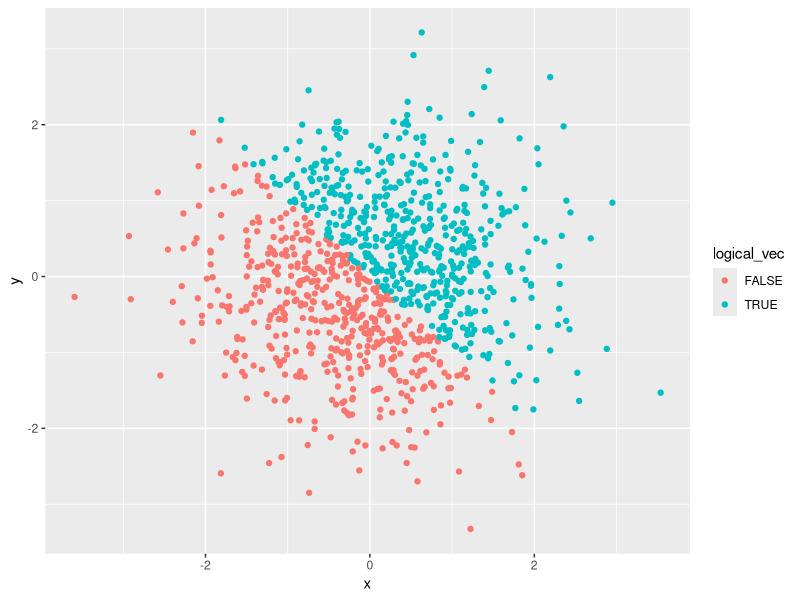
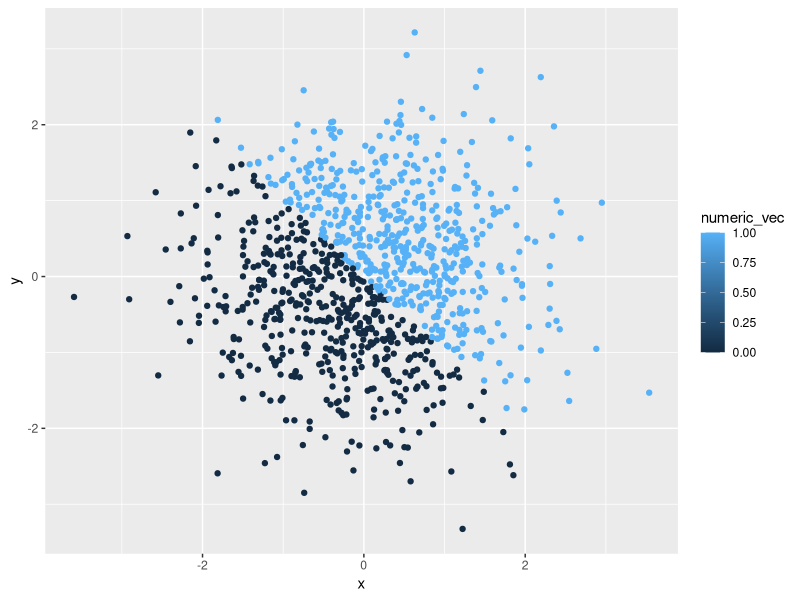
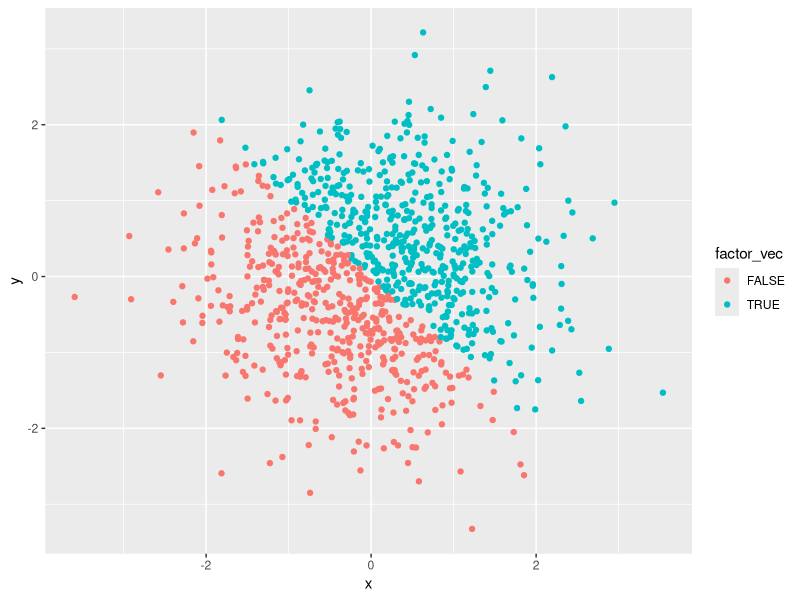

Here is the R script that generated these plots, in order:
## ---- chunk 1
library(tidyverse)

question_one_df <- tibble(
    random_samp = runif(10, min = 0, max = 5),
    logical_vec = random_samp > 2,
    char_vec = c("one", "two", "three", "four", "five", "six", "seven", "eight", "nine", "ten"),
    factor_vec = factor(c("yes", "yes", "yes", "yes", "yes", "no",  "no", "no", "no", "no"))
)
## ---- chunk 2
mean(question_one_df$random_samp)
mean(question_one_df$logical_vec)
mean(question_one_df$char_vec)
mean(question_one_df$factor_vec)
## ---- chunk 3
question_two_df <- tibble(
  x = rnorm(1000),
  y = rnorm(1000),
  logical_vec = x + y > 0,
  numeric_vec = as.numeric(logical_vec),
  factor_vec = as.factor(logical_vec)
)
## ---- chunk 4
ggplot(question_two_df, aes(x = x, y = y, color = logical_vec)) + geom_point()
## ---- chunk 5
ggplot(question_two_df, aes(x = x, y = y, color = numeric_vec)) + geom_point()
## ---- chunk 6
ggplot(question_two_df, aes(x = x, y = y, color = factor_vec)) + geom_point()
